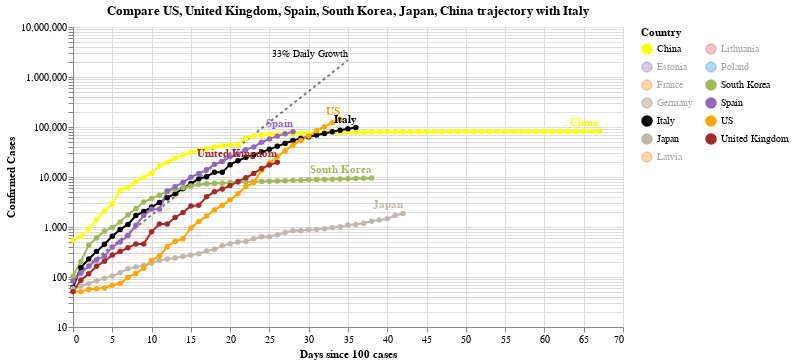

Here is the notebook cell this chart was saved with:
### Code cell
#hide_input
chart2 = make_since_chart(['US', 'United Kingdom', 'Spain', 'South Korea', 'Japan', 'China'])
chart2

### Figure 1 — Vega-Lite specification as saved in the notebook (floating-point values rounded to 4 significant figures; data arrays with more than 128 entries replaced by an {"elided": "..."} marker saying what was removed)
{"config": {"view": {"continuousWidth": 400, "continuousHeight": 300}}, "layer": [{"mark": {"type": "line", "color": "black", "opacity": 0.5, "strokeDash": [3, 3]}, "encoding": {"x": {"type": "quantitative", "field": "Days since 100 cases"}, "y": {"type": "quantitative", "field": "Confirmed Cases"}}}, {"mark": {"type": "text", "align": "right", "dy": -6, "fontSize": 10, "text": "33% Daily Growth"}, "encoding": {"x": {"type": "quantitative", "field": "Days since 100 cases"}, "y": {"type": "quantitative", "field": "Confirmed Cases"}}, "transform": [{"filter": "(datum['Days since 100 cases'] >= 35)"}]}, {"data": {"name": "data-87d64d4e28b0cc935621af408eb44e4b"}, "mark": {"type": "line", "point": true}, "encoding": {"color": {"type": "nominal", "field": "Country", "legend": {"columns": 2}, "scale": {"domain": ["China", "Estonia", "France", "Germany", "Italy", "Japan", "Latvia", "Lithuania", "Poland", "South Korea", "Spain", "US", "United Kingdom"], "range": ["yellow", "#9467bd", "#F58518", "#9D755D", "black", "#C1B7AD", "#F58518", "#E45756", "#2495D3", "#A1BA59", "#9467bd", "orange", "brown"]}}, "opacity": {"condition": {"value": 1, "selection": "selector005"}, "value": 0.05}, "tooltip": [{"type": "nominal", "field": "Country"}, {"type": "temporal", "field": "Date"}, {"type": "quantitative", "field": "Confirmed Cases"}, {"type": "quantitative", "field": "Days since 100 cases"}], "x": {"type": "quantitative", "field": "Days since 100 cases"}, "y": {"type": "quantitative", "field": "Confirmed Cases", "scale": {"type": "log"}}}, "selection": {"selector005": {"type": "multi", "fields": ["Country"], "bind": "legend", "init": [{"Country": "US"}, {"Country": "United Kingdom"}, {"Country": "Spain"}, {"Country": "South Korea"}, {"Country": "Japan"}, {"Country": "China"}, {"Country": "Italy"}]}}, "width": 550}, {"data": {"name": "data-87d64d4e28b0cc935621af408eb44e4b"}, "mark": {"type": "text", "align": "right", "dy": -8, "fontWeight": "bold"}, "encoding": {"color": {"type": "nominal", "field": "Country", "legend": {"columns": 2}, "scale": {"domain": ["China", "Estonia", "France", "Germany", "Italy", "Japan", "Latvia", "Lithuania", "Poland", "South Korea", "Spain", "US", "United Kingdom"], "range": ["yellow", "#9467bd", "#F58518", "#9D755D", "black", "#C1B7AD", "#F58518", "#E45756", "#2495D3", "#A1BA59", "#9467bd", "orange", "brown"]}}, "opacity": {"condition": {"value": 1, "selection": "selector005"}, "value": 0.05}, "text": {"type": "nominal", "field": "Country"}, "tooltip": [{"type": "nominal", "field": "Country"}, {"type": "temporal", "field": "Date"}, {"type": "quantitative", "field": "Confirmed Cases"}, {"type": "quantitative", "field": "Days since 100 cases"}], "x": {"type": "quantitative", "field": "Days since 100 cases"}, "y": {"type": "quantitative", "field": "Confirmed Cases", "scale": {"type": "log"}}}, "transform": [{"filter": "(datum['Date'] >= 1585440000000)"}], "width": 550}], "data": {"name": "data-c1a3bbf4dd040f2e7e8e7a69520e3c2a"}, "title": "Compare US, United Kingdom, Spain, South Korea, Japan, China trajectory with Italy", "$schema": "https://vega.github.io/schema/vega-lite/v4.0.2.json", "datasets": {"data-c1a3bbf4dd040f2e7e8e7a69520e3c2a": [{"Days since 100 cases": 0, "Confirmed Cases": 100.0}, {"Days since 100 cases": 1, "Confirmed Cases": 133.0}, {"Days since 100 cases": 2, "Confirmed Cases": 176.9}, {"Days since 100 cases": 3, "Confirmed Cases": 235.3}, {"Days since 100 cases": 4, "Confirmed Cases": 312.9}, {"Days since 100 cases": 5, "Confirmed Cases": 416.2}, {"Days since 100 cases": 6, "Confirmed Cases": 553.5}, {"Days since 100 cases": 7, "Confirmed Cases": 736.1}, {"Days since 100 cases": 8, "Confirmed Cases": 979.1}, {"Days since 100 cases": 9, "Confirmed Cases": 1302.0}, {"Days since 100 cases": 10, "Confirmed Cases": 1732.0}, {"Days since 100 cases": 11, "Confirmed Cases": 2303.0}, {"Days since 100 cases": 12, "Confirmed Cases": 3064.0}, {"Days since 100 cases": 13, "Confirmed Cases": 4074.0}, {"Days since 100 cases": 14, "Confirmed Cases": 5419.0}, {"Days since 100 cases": 15, "Confirmed Cases": 7207.0}, {"Days since 100 cases": 16, "Confirmed Cases": 9586.0}, {"Days since 100 cases": 17, "Confirmed Cases": 12750.0}, {"Days since 100 cases": 18, "Confirmed Cases": 16960.0}, {"Days since 100 cases": 19, "Confirmed Cases": 22550.0}, {"Days since 100 cases": 20, "Confirmed Cases": 29990.0}, {"Days since 100 cases": 21, "Confirmed Cases": 39890.0}, {"Days since 100 cases": 22, "Confirmed Cases": 53060.0}, {"Days since 100 cases": 23, "Confirmed Cases": 70560.0}, {"Days since 100 cases": 24, "Confirmed Cases": 93850.0}, {"Days since 100 cases": 25, "Confirmed Cases": 124800.0}, {"Days since 100 cases": 26, "Confirmed Cases": 166000.0}, {"Days since 100 cases": 27, "Confirmed Cases": 220800.0}, {"Days since 100 cases": 28, "Confirmed Cases": 293700.0}, {"Days since 100 cases": 29, "Confirmed Cases": 390600.0}, {"Days since 100 cases": 30, "Confirmed Cases": 519500.0}, {"Days since 100 cases": 31, "Confirmed Cases": 690900.0}, {"Days since 100 cases": 32, "Confirmed Cases": 918900.0}, {"Days since 100 cases": 33, "Confirmed Cases": 1222000.0}, {"Days since 100 cases": 34, "Confirmed Cases": 1625000.0}, {"Days since 100 cases": 35, "Confirmed Cases": 2162000.0}], "data-87d64d4e28b0cc935621af408eb44e4b": {"elided": "394 records"}}}
